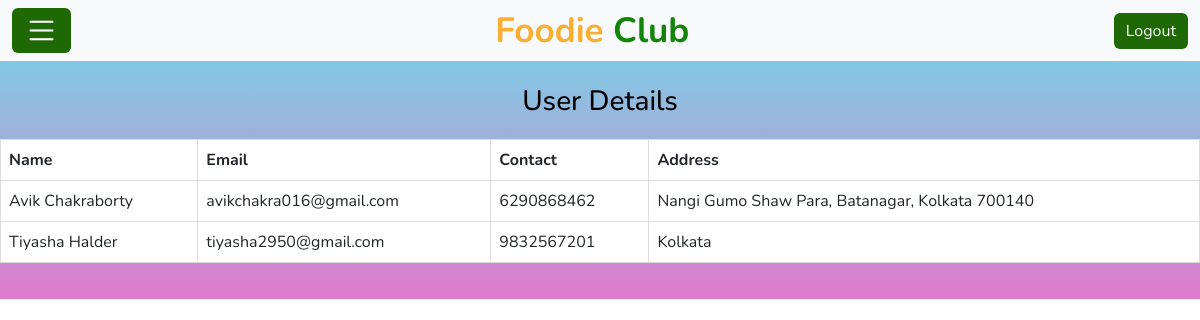
/view_users/ (signed in), run on an earlier commit of the app's database.
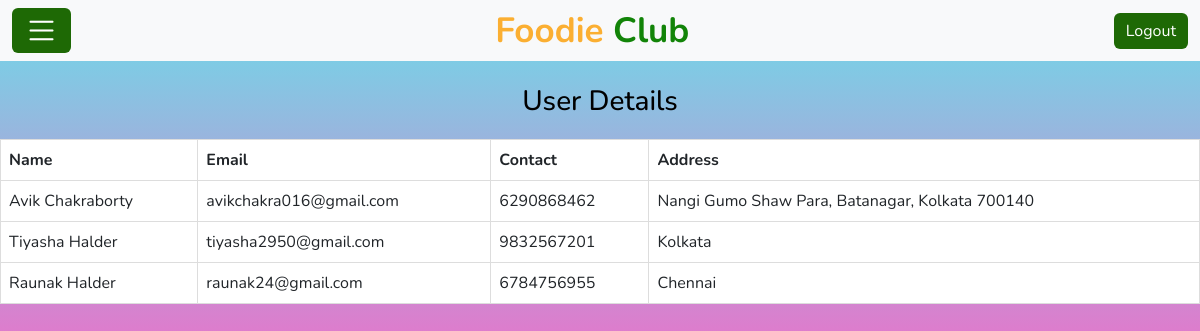
And on a later commit of the database.
### Customer/models.py (models this page shows)
class Customer(models.Model):
    cust_id=models.AutoField(primary_key=True)
    name=models.CharField(max_length=100)
    profile_picture=models.ImageField(upload_to='profile_picture/',validators=[validate_image])
    email=models.EmailField(unique=True)
    password=models.CharField(max_length=50)
    mobile_number=models.BigIntegerField(unique=True)
    address=models.CharField(max_length=300)

### Admin/views.py (the view)
# urls.py: path('view_users/',views.view_users,name="view_users"),
def view_users(request):
    email=request.session.get('email')
    if request.session and Admin.objects.filter(email=email).exists():
        cus=Customer.objects.all()
        return render(request,'View_users.html',{'cus':cus})
    else:
        return redirect('error')

### templates/View_users.html (shortened to what this page needs)
<!DOCTYPE html>
<html lang="en">
<head>
    {% load static %}
    <link href="https://cdn.jsdelivr.net/npm/bootstrap@5.3.0-alpha3/dist/css/bootstrap.min.css" rel="stylesheet">
    <link rel="stylesheet" href="https://cdn.jsdelivr.net/npm/bootstrap-icons@1.11.3/font/bootstrap-icons.min.css">
</head>
<body>
    <div class="navbar navbar-expand-lg bg-light navbar-light">
        <div class="container-fluid">
            <a class="btn btn-primary navbar-brand" data-bs-toggle="offcanvas" href="#offcanvasExample" role="button" aria-controls="offcanvasExample">
                <i class="bi bi-list" style="color: white;"></i>
            </a>
            <a href="/" class="navbar-brand">Foodie <span>Club</span></a>
            <a href="/logout"><button type="button" class="btn btn-primary">Logout</button></a>
        </div>
    </div>
    <h3 style="text-align: center;margin-top: 2%;">User Details</h3>
    <div class="table-wrapper">
        <table class="table">
            <thead>
                <tr>
                    <th scope="col">Name</th>
                    <th scope="col">Email</th>
                    <th scope="col">Contact</th>
                    <th scope="col">Address</th>
                </tr>
            </thead>
            <tbody>
                {% for obj in cus %}
                    <tr>
                        <td scope="row">{{ obj.name }}</td>
                        <td>{{ obj.email }}</td>
                        <td>{{ obj.mobile_number }}</td>
                        <td>{{ obj.address }}</td>
                    </tr>
                {% endfor %}
            </tbody>
        </table>
    </div>
</body>
</html>

What changed in the data, as far as the page shows it:
added Customer: name "Raunak Halder", email "raunak24@gmail.com", mobile_number "6784756955", address "Chennai"
